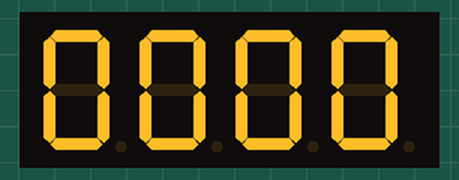
The sketch below on a simulated Arduino Uno, built with avr-gcc and run on an emulated ATmega328P. Shown: 4-digit seven-segment display. Wiring (inferred from the names in the program): 4-digit 7-segment display, segments lit when LOW: segments pin 6, pin 8, pin 1, pin 12, pin 13, pin 4, pin 7, A3; digit selects pin 9, pin 10, A0, A1. The segment pins are drawn as the display they are named for.

Above: at 0.1 s.
At 59.1 s:
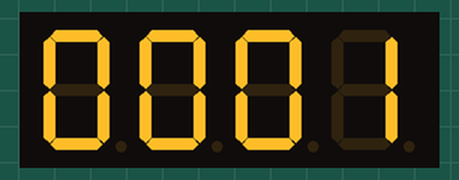
At 119.1 s:
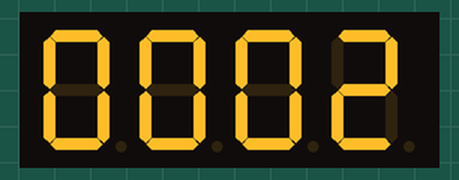

Measured:
- what the display in image 0 shows lasts 59.1 s, from 0.0 s to 59.1 s
- what the display in image 1 shows lasts 60.0 s, from 59.1 s to 119.1 s

The sketch:

ATMega328P_Slave_I2C.ino
```cpp
#include <Wire.h>

// 1   a   f   2   3   b
// o   o   o   o   o   o
// 2   4   6   8   10  12
//
// 1   3   5   7   9   11
// o   o   o   o   o   o
// e   d   dp  c   g   4


//ATMEGA328 SCHEMA

//     RESET     1 o  o 28   A5
//     Pin 0     2 o  o 27   A4
//     Pin 1     3 o  o 26   A3
//     Pin 2     4 o  o 25   A2
//     Pin 3     5 o  o 24   A1
//     Pin 4     6 o  o 23   A0
//     VCC       7 o  o 22   GND
//     GND       8 o  o 21   AREF
//     CRYST     9 o  o 20   VCC
//     CRYST    10 o  o 19   Pin 13
//     Pin 5    11 o  o 18   Pin 12
//     Pin 6    12 o  o 17   Pin 11
//     Pin 7    13 o  o 16   Pin 10
//     Pin 8    14 o  o 15   Pin 9

#define LINE_1 9  //display 2
#define LINE_2 10 //display 8
#define LINE_3 A0 //display 10
#define LINE_4 A1  //display 11

#define SEG_A 6 //display 4
#define SEG_B 8 //display 12
#define SEG_C 1 //display 7
#define SEG_D 12 //display 3
#define SEG_E 13 //display 1
#define SEG_F 4  //display 6
#define SEG_G 7 //display 9
#define SEG_DP A3 //display 5


#define SEG_ON LOW
#define SEG_OFF HIGH

#define LINE_ON HIGH
#define LINE_OFF LOW

#define bright 150000

#define DEBUG false


int migliaia = 0;
int centinaia = 0;
int decine = 0;
int unita = 0;
//int actualNumber = 0;
int tickCount = 0;

int ore = 0;
int minuti = 0;
int secondi = 0;


void setup() {

  //effettuo un test dei segmenti
  if (!DEBUG) {
    pinMode(SEG_A, OUTPUT);
    pinMode(SEG_B, OUTPUT);
    pinMode(SEG_C, OUTPUT);
    pinMode(SEG_D, OUTPUT);
    pinMode(SEG_E, OUTPUT);
    pinMode(SEG_F, OUTPUT);
    pinMode(SEG_G, OUTPUT);
    pinMode(SEG_DP, OUTPUT);

    pinMode(LINE_1, OUTPUT);
    pinMode(LINE_2, OUTPUT);
    pinMode(LINE_3, OUTPUT);
    pinMode(LINE_4, OUTPUT);
  }
  cli();
  //set timer1 interrupt at 1Hz
  TCCR1A = 0; // set entire TCCR1A register to 0
  TCCR1B = 0; // same for TCCR1B
  TCNT1 = 0;  //initialize counter value to 0
  // set compare match register for 1hz increments
  OCR1A = 15624;    // = (16*10^6) / (1*1024) - 1 (must be <65536)
  // turn on CTC mode
  TCCR1B |= (1 << WGM12);
  // Set CS10, CS11 and CS12 bits for 1024 prescaler
  TCCR1B |= (1 << CS12) | (0 << CS11) | (1 << CS10);
  // enable timer compare interrupt
  TIMSK1 |= (1 << OCIE1A);
  sei();

  //attivato sleep mode

  //  TCCR2B = (1<<CS22)|(1<<CS20); //Set CLK/128 or overflow interrupt every 1s


  if (DEBUG) {
    Serial.begin(57600);           // start serial for output
    Serial.println("Start");
  }
  Wire.begin(8);                // join i2c bus with address #8
  Wire.onReceive(receiveEvent); // register event

}


void showNumber(int numero) {
  //divido il numero
  if (numero >= 999) {
    migliaia = numero / 1000;
    numero = numero % 1000;

  } else {
    migliaia = 0;
  }

  if (numero >= 99) {
    centinaia = numero / 100;
    numero = numero % 100;
  } else {
    centinaia = 0;
  }

  if (numero >= 10) {
    decine = numero / 10;
    numero = numero % 10;
  } else {
    decine = 0;
  }
  if (numero < 10) {
    unita = numero;
  } else {
    unita = 0;
  }

}

void singleDisplayPilot(int number) {
  allSegOff();
  switch (number) {
    case 0:
      digitalWrite(SEG_A, SEG_ON);
      digitalWrite(SEG_B, SEG_ON);
      digitalWrite(SEG_C, SEG_ON);
      digitalWrite(SEG_D, SEG_ON);
      digitalWrite(SEG_E, SEG_ON);
      digitalWrite(SEG_F, SEG_ON);
      break;

    case 1:
      digitalWrite(SEG_B, SEG_ON);
      digitalWrite(SEG_C, SEG_ON);
      break;

    case 2:
      digitalWrite(SEG_A, SEG_ON);
      digitalWrite(SEG_B, SEG_ON);
      digitalWrite(SEG_D, SEG_ON);
      digitalWrite(SEG_E, SEG_ON);
      digitalWrite(SEG_G, SEG_ON);
      break;

    case 3:
      digitalWrite(SEG_A, SEG_ON);
      digitalWrite(SEG_B, SEG_ON);
      digitalWrite(SEG_C, SEG_ON);
      digitalWrite(SEG_D, SEG_ON);
      digitalWrite(SEG_G, SEG_ON);
      break;

    case 4:
      digitalWrite(SEG_B, SEG_ON);
      digitalWrite(SEG_C, SEG_ON);
      digitalWrite(SEG_F, SEG_ON);
      digitalWrite(SEG_G, SEG_ON);
      break;

    case 5:
      digitalWrite(SEG_A, SEG_ON);
      digitalWrite(SEG_C, SEG_ON);
      digitalWrite(SEG_D, SEG_ON);
      digitalWrite(SEG_F, SEG_ON);
      digitalWrite(SEG_G, SEG_ON);
      break;

    case 6:
      digitalWrite(SEG_A, SEG_ON);
      digitalWrite(SEG_C, SEG_ON);
      digitalWrite(SEG_D, SEG_ON);
      digitalWrite(SEG_E, SEG_ON);
      digitalWrite(SEG_F, SEG_ON);
      digitalWrite(SEG_G, SEG_ON);
      break;

    case 7:
      digitalWrite(SEG_A, SEG_ON);
      digitalWrite(SEG_B, SEG_ON);
      digitalWrite(SEG_C, SEG_ON);
      break;

    case 8:
      digitalWrite(SEG_A, SEG_ON);
      digitalWrite(SEG_B, SEG_ON);
      digitalWrite(SEG_C, SEG_ON);
      digitalWrite(SEG_D, SEG_ON);
      digitalWrite(SEG_E, SEG_ON);
      digitalWrite(SEG_F, SEG_ON);
      digitalWrite(SEG_G, SEG_ON);
      break;

    case 9:
      digitalWrite(SEG_A, SEG_ON);
      digitalWrite(SEG_B, SEG_ON);
      digitalWrite(SEG_C, SEG_ON);
      digitalWrite(SEG_D, SEG_ON);
      digitalWrite(SEG_F, SEG_ON);
      digitalWrite(SEG_G, SEG_ON);
      break;

    case 10:
      digitalWrite(SEG_A, SEG_OFF);
      digitalWrite(SEG_B, SEG_OFF);
      digitalWrite(SEG_C, SEG_OFF);
      digitalWrite(SEG_D, SEG_OFF);
      digitalWrite(SEG_E, SEG_OFF);
      digitalWrite(SEG_F, SEG_OFF);
      digitalWrite(SEG_G, SEG_OFF);
      break;
    case 11:
      digitalWrite(SEG_A, SEG_OFF);
      digitalWrite(SEG_B, SEG_OFF);
      digitalWrite(SEG_C, SEG_OFF);
      digitalWrite(SEG_D, SEG_OFF);
      digitalWrite(SEG_E, SEG_OFF);
      digitalWrite(SEG_F, SEG_OFF);
      digitalWrite(SEG_G, SEG_ON);
      break;
  }

}

void allLineOff() {
  digitalWrite(LINE_1, LINE_OFF);
  digitalWrite(LINE_2, LINE_OFF);
  digitalWrite(LINE_3, LINE_OFF);
  digitalWrite(LINE_4, LINE_OFF);

}

void allSegOff() {
  digitalWrite(SEG_A, SEG_OFF);
  digitalWrite(SEG_B, SEG_OFF);
  digitalWrite(SEG_C, SEG_OFF);
  digitalWrite(SEG_D, SEG_OFF);
  digitalWrite(SEG_E, SEG_OFF);
  digitalWrite(SEG_F, SEG_OFF);
  digitalWrite(SEG_G, SEG_OFF);
  digitalWrite(SEG_DP, SEG_OFF);
}

void allOff() {
  allSegOff();
  allLineOff();
}

void addSecond() {
  secondi++;
  if (secondi == 60) {
    secondi = 0;
    minuti++;
  }
  if (minuti == 60) {
    minuti = 0;
    ore++;
  }
  if (ore == 24) {
    ore = 0;

  }

  showNumber(ore * 100 + minuti);


}

ISR(TIMER1_COMPA_vect) {
  //prescaler settato per frequenza 1Hz con oscillatore 16MHz

  addSecond();

}

void loop() {
  if (!DEBUG) {
    allOff();

    //prima cifra
    digitalWrite(LINE_1, LINE_ON);
    singleDisplayPilot(migliaia);
    digitalWrite(SEG_DP, SEG_OFF);
    delayMicroseconds(bright);
    allOff();
    digitalWrite(LINE_2, LINE_ON);
    singleDisplayPilot(centinaia);
    delayMicroseconds(bright);
    allOff();

    digitalWrite(LINE_3, LINE_ON);
    singleDisplayPilot(decine);
    delayMicroseconds(bright);
    allOff() ;
    digitalWrite(LINE_4, LINE_ON);
    singleDisplayPilot(unita);
    delayMicroseconds(bright);
    allOff();
  } else {
     Serial.println(String(ore)+":"+String(minuti)+":"+String(secondi));
  }


}

// function that executes whenever data is received from master
// this function is registered as an event, see setup()
void receiveEvent(int howMany) {
  String msg = "";

  while (1 < Wire.available()) { // loop through all but the last
    // receive byte as a character
    msg = msg + (char)Wire.read();       // print the character
  }
  msg = msg + (char)Wire.read();
  Serial.println(msg);
  if (msg.startsWith("11 ")) {
    String o =msg.substring(3,5);
    String m=msg.substring(6,8);
    String s =msg.substring(9,11);
    Serial.println(o+":"+m+":"+s);
    ore = o.toInt();
    minuti =m.toInt();
    secondi =s.toInt();
  }
  Serial.println(String(ore)+":"+String(minuti)+":"+String(secondi));

}
```
